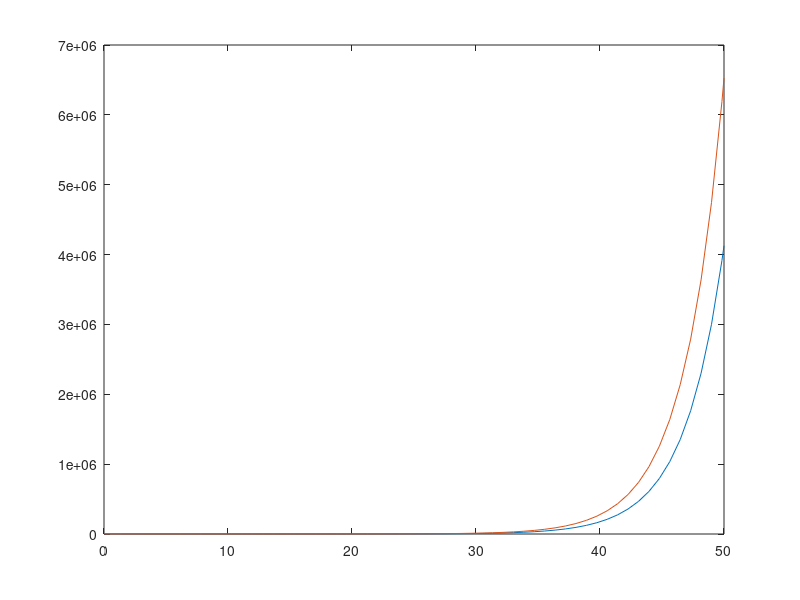

Recreate this plot in MATLAB. (Note: this script raises an error after producing the figure.)
clear all
clc
close all

a = 2e-1; 
b = 5e-1;
loveRJ = @(t,y) [a*y(2); b*y(1)];

tstart = 0;
tfinal = 50;
tspan = [tstart tfinal];
y0 = [0.5;1]; 

[t,y] = ode23(@(t,y) loveRJ(t,y),tspan,y0);
plot(t,y')

ax = gca;
ax.XLim = [0 5];
ax.YLim = [-3 3];
ax.XLabel.String = 'Time';
ax.YLabel.String = 'Emotions';
ax.Title.String = 'For 2b a_i_j > 0 R(0), J(0) > 0';
legend('Romeo','Juliet')

%%
clear all
clc
close all

% original parameters
% a = -0.15;
% d = 0.17;
% b = 0.9; 
% c = -0.9;

% All negatives
a = -0.15;
d = -0.17;
b = -0.9; 
c = -0.9;

% All positives
% a = 0.15;
% d = 0.17;
% b = 0.9; 
% c = 0.9;

% a_11, a_21 > 0 and a_12, a_22 < 0
% a = 0.15;
% d = -0.17;
% b = -0.9; 
% c = 0.9;

% observation 
% a = 1;
% d = -1;
% b = -1; 
% c = 1; 

tstart = 0;
tfinal = 50;
tspan = [tstart tfinal];

y0 = [1.00;-0.5];
% y0 = [-1.00;0.5];

[t2,y2] = ode23(@(t,y) loveRJ_simple(t,y,a,d) ,tspan,y0);
[t1,y1] = ode23(@(t,y) loveRJ_ownEffect(t,y,a,b,c,d) ,tspan,y0);

figure
ax1 = subplot(2,1,1);
plot(ax1, t1,y1')
ax1.YLim = [-2 2];
ax1.XLabel.String = 'Time';
ax1.YLabel.String = 'Emotions';
% ax1.Title.String = 'Romeo & Juliet''s relationship - self-effect(complex)';
ax1.Title.String = 'Romeo & Juliet''s relationship - simple';
legend('Romeo','Juliet')

ax2 = subplot(2,1,2); 
plot(ax2, t2,y2')
ax2.YLim = [-1.5 1.5];
ax2.XLabel.String = 'Time';
ax2.YLabel.String = 'Emotions';
% ax2.Title.String = 'Romeo & Juliet''s relationship - simple';
ax2.Title.String = 'Romeo & Juliet''s relationship - self-effect(complex)';
legend('Romeo','Juliet')

%%
close all
clear all
clc

y1 = linspace(-30,30,20);
y2 = linspace(-30,30,20);

[uu,vv] = meshgrid(y2,y1);
x1 = zeros(size(uu));
x2 = zeros(size(vv));

init_time=0;  

b_1 = -0.5;
b_2 = 2;
c_1 = 2;
c_2 = 0.5;
k = 15;
loveRJ = @(t,y) [b_1*y(2)*y(1)+c_1*y(1)*(1-(y(1)/k)); b_2*y(2)*y(1)+c_2*y(2)*(1-(y(2)/k)) ];


for i = 1:numel(uu)
    Yder = loveRJ(init_time,[uu(i); vv(i)]);
    x1(i) = Yder(1);
    x2(i) = Yder(2);
end

figure
quiver(gca,uu,vv,x1,x2,'r'); 
xlabel('Juliet Emotions');
ylabel('Romeo Emotions');
axis tight equal;

tstart = 0;
tfinal = 50;
tspan = [tstart tfinal];

y0_1 = [5e-27;1e-26];
% y0_1 = [1e-26;-1e-26];
[t,y1] = ode23(@(t,y) loveRJ(t,y),tspan,y0_1);
figure(gcf)
hold on
plot(y1(:,2),y1(:,1),'b')
plot(y1(1,2),y1(1,1),'mo',... 
'MarkerEdgeColor','r',...
    'MarkerFaceColor',[.49 1 .63],...
    'MarkerSize',20)
plot(y1(end,2),y1(end,1),'bs',...
'MarkerEdgeColor','r',...
    'MarkerFaceColor',[.49 .63 1],...
    'MarkerSize',10)

% y0_2 = [1e-25;1e-26];
y0_2 = [1e-44;-5e-80];
[t,y2] = ode23(@(t,y) loveRJ(t,y),tspan,y0_2);figure(gcf)
plot(y2(:,2),y2(:,1),'c')
plot(y2(1,2),y2(1,1),'ko',... 
'MarkerEdgeColor','k',...
    'MarkerFaceColor',[.49 1 .63],...
    'MarkerSize',10)
plot(y2(end,2),y2(end,1),'bs',... 
'MarkerEdgeColor','k',...
    'MarkerFaceColor',[.69 .63 1],...
    'MarkerSize',10)
hold off
title("Two solutions plotted on vector field")

function dy = loveRJ_simple(t,y,a,b)
dR = a*y(2);
dJ = b*y(1);
dy = [dR;dJ];
end

function dy = loveRJ_ownEffect(t,y,a,b,c,d)
dR  = a*y(1) + b*y(2);
dJ = c*y(1) + d*y(2);
dy = [dR;dJ];
end